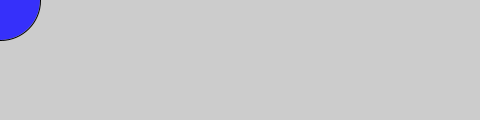
Frame 1 (no input)
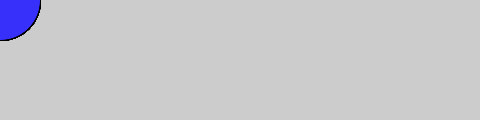
Frame 60 (the mouse pressed at the canvas centre just before this capture)
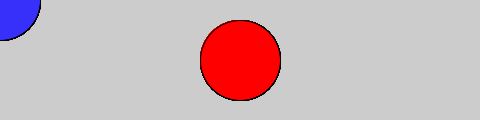
Frame 120 (the mouse held since frame 60 and released just before this capture)

The Processing sketch that drew these frames (run headless with seeded random() and noise(); from frame 60 on, the mouse is pressed at the canvas centre):

// Processing sketch: Example_2_2__color_change_
// ── Example_2_2__color_change_.pde
void setup(){
  size(480, 120);
  smooth();
}

void draw(){
  if (mousePressed){
    fill(255, 0, 0);
  } else {
    fill(54, 48, 250);
  }
  ellipse(mouseX, mouseY, 80, 80);
}
